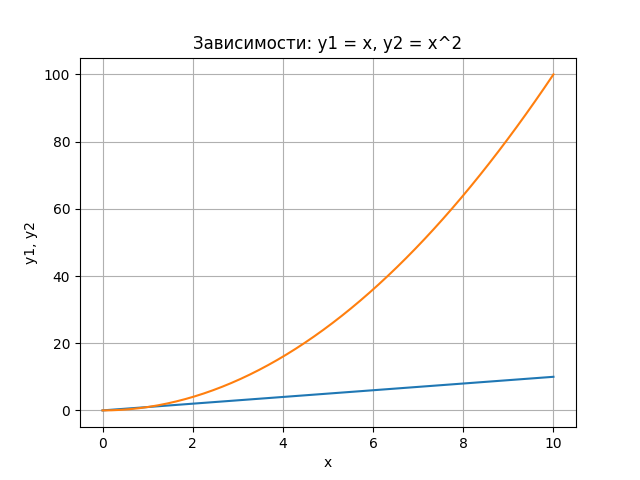

Reproduce this figure in Python.
import numpy as np
import matplotlib.pyplot as plt
x = np.linspace(0, 10, 50)
y1 = x
# Квадратичная зависимость
y2 = [i**2 for i in x]
# Построение графика
plt.title('Зависимости: y1 = x, y2 = x^2') # заголовок
plt.xlabel('x') # ось абсцисс
plt.ylabel('y1, y2') # ось ординат
plt.grid() # включение отображение сетки
plt.plot(x, y1, x, y2) # построение графика
plt.show()
